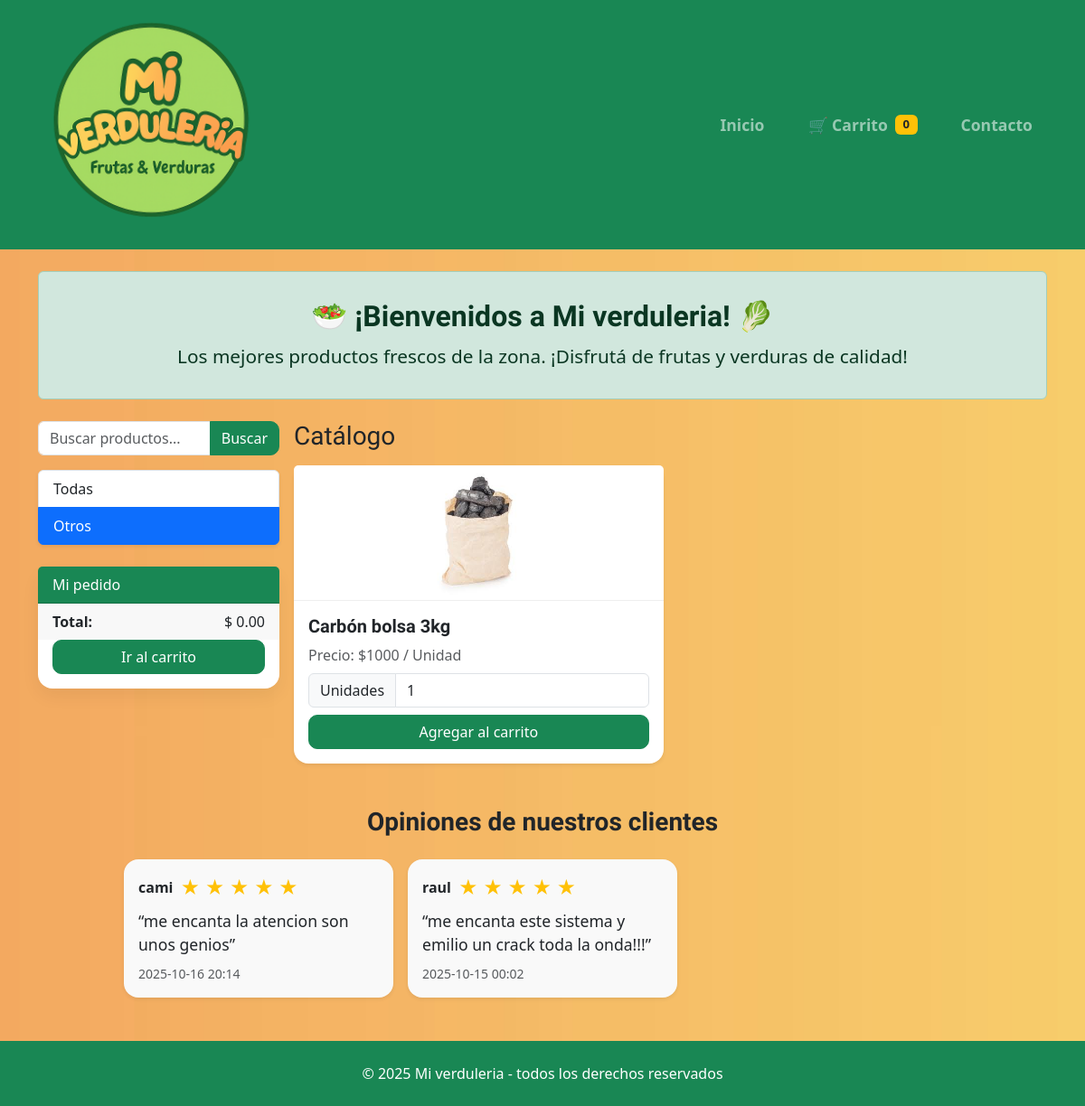
The page /?cat=Otros on the database as committed earlier.
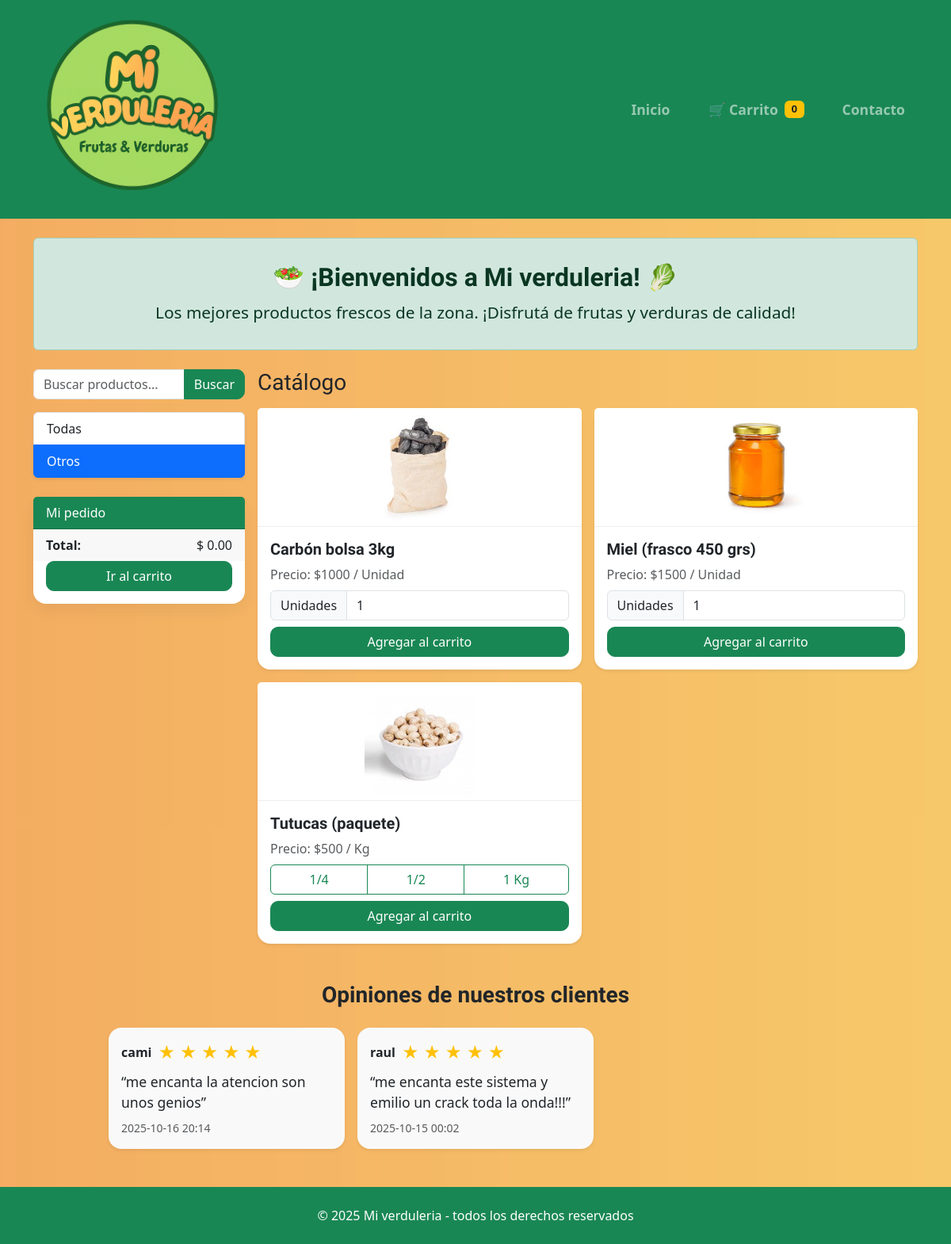
The same page on the database as committed later.
### tables this page shows
CREATE TABLE products(
            id INTEGER PRIMARY KEY AUTOINCREMENT,
            name TEXT NOT NULL,
            category TEXT NOT NULL,
            kind TEXT NOT NULL,         -- 'kg' o 'unit'
            price REAL NOT NULL,        -- $ por Kg o por Unidad
            promo_qty REAL,             -- cantidad promo (ej 2.0 kg o 3.0 uni)
            promo_price REAL,           -- precio promo total
            image TEXT                  -- ruta imagen (static)
        );

CREATE TABLE reviews(
            id INTEGER PRIMARY KEY AUTOINCREMENT,
            name TEXT,
            rating INTEGER,
            comment TEXT,
            created_at TEXT
        );

### app.py (the view)
@app.route("/")
def index():
    q = request.args.get("q", "").strip().lower()
    cat = request.args.get("cat", "").strip()
    if q == "miverduleria":
        return redirect(url_for("login_admin"))
    with db() as con:
        rows = con.execute("SELECT * FROM products").fetchall()
        reseñas = con.execute("SELECT * FROM reviews ORDER BY id DESC LIMIT 5").fetchall()
    productos = [dict(r) for r in rows]
    if q:
        productos = [p for p in productos if q in p["name"].lower()]
    if cat:
        productos = [p for p in productos if p["category"] == cat]
    categories = sorted({p["category"] for p in productos})
    return render_template(
        "index.html",
        products=productos,
        categories=categories,
        q=q,
        cat=cat,
        cart=get_cart(),
        total=cart_total(get_cart()),
        ultimas_reseñas=[dict(r) for r in reseñas]
    )

### app.py (called while the page is built)
def db():
    con = sqlite3.connect(DB_PATH)
    con.row_factory = sqlite3.Row
    return con

def get_cart():
    cart = session.get("cart", [])
    if not isinstance(cart, list):
        cart = []
    return cart

def cart_total(cart):
    return round(sum(calcular_line_total(it) for it in cart), 2)

### templates/index.html (shortened to what this page needs)
{% extends "base.html" %}
{% block content %}
<div class="alert alert-success text-center mb-4" style="font-size: 1.3rem; padding: 30px;">
  <h2 style="margin-bottom: 10px;">🥗 ¡Bienvenidos a Mi verduleria! 🥬</h2>
  <p style="margin: 0;">Los mejores productos frescos de la zona. ¡Disfrutá de frutas y verduras de calidad!</p>
</div>
<div class="row g-3">
  <aside class="col-12 col-lg-3">
    <form class="mb-3" method="get">
      <div class="input-group">
        <input name="q" value="{{ q }}" class="form-control" placeholder="Buscar productos...">
        <button class="btn btn-success">Buscar</button>
      </div>
    </form>
    <div class="list-group shadow-sm">
      <a href="{{ url_for('index') }}" class="list-group-item list-group-item-action {{ '' if cat else 'active' }}">Todas</a>
      {% for c in categories %}
      <a href="{{ url_for('index', cat=c) }}" class="list-group-item list-group-item-action {{ 'active' if cat==c else '' }}">{{ c }}</a>
      {% endfor %}
    </div>
    <div class="card mt-4 d-none d-lg-block">
      <div class="card-header bg-success text-white">Mi pedido</div>
      <div class="card-footer d-flex justify-content-between">
        <strong>Total:</strong> <span id="mini-total">$ {{ '%.2f'|format(total) }}</span>
      </div>
      <div class="p-3 pt-0">
        <a class="btn btn-success w-100" href="{{ url_for('carrito') }}">Ir al carrito</a>
      </div>
    </div>
  </aside>
  <section class="col-12 col-lg-9">
    <h1 class="h3 mb-3">Catálogo</h1>
    <div class="row g-3">
      {% for p in products %}
      <div class="col-12 col-sm-6">
        <div class="card h-100 shadow-sm">
          {% set img = p.image %}
          {% if img %}
            {% if img.startswith('http') %}
              <img src="{{ img }}" class="card-img-top" alt="{{ p.name }}">
            {% else %}
              {% if '/' not in img %}
                <img src="{{ url_for('static', filename='img/' ~ img) }}" class="card-img-top" alt="{{ p.name }}">
              {% elif img.startswith('img/') %}
                <img src="{{ url_for('static', filename=img) }}" class="card-img-top" alt="{{ p.name }}">
              {% elif img.startswith('static/') %}
                <img src="{{ url_for('static', filename=img[7:]) }}" class="card-img-top" alt="{{ p.name }}">
              {% else %}
                <img src="{{ url_for('static', filename=img) }}" class="card-img-top" alt="{{ p.name }}">
              {% endif %}
            {% endif %}
          {% else %}
            <img src="{{ url_for('static', filename='img/placeholder.jpg') }}" class="card-img-top" alt="{{ p.name }}">
          {% endif %}
           <div class="card-body d-flex flex-column">
            <h5 class="card-title">{{ p.name }}</h5>
            <p class="text-muted mb-2">
              {% if p.kind == 'kg' %}Precio: ${{ '%.0f'|format(p.price) }} / Kg
              {% else %}Precio: ${{ '%.0f'|format(p.price) }} / Unidad{% endif %}
            </p>
            {% if p.kind == 'kg' %}
              <div class="btn-group w-100 mb-2" role="group" aria-label="pesos">
                <button class="btn btn-outline-success qty-btn" data-qty="0.25">1/4</button>
                <button class="btn btn-outline-success qty-btn" data-qty="0.5">1/2</button>
                <button class="btn btn-outline-success qty-btn" data-qty="1">1 Kg</button>
              </div>
            {% else %}
              <div class="input-group mb-2">
                <span class="input-group-text">Unidades</span>
                <input type="number" min="1" step="1" value="1" class="form-control picked-units">
              </div>
            {% endif %}
            <button class="btn btn-success mt-auto add-btn"
                    data-name="{{ p.name }}"
                    data-unit="{{ p.kind }}"
                    data-unitprice="{{ p.price }}">
              Agregar al carrito
            </button>
          </div>
        </div>
      </div>
      {% endfor %}
    </div>
  </section>
</div>
<div class="row justify-content-center my-5">
  <div class="col-12 col-lg-10">
    <h3 class="mb-4 text-center">Opiniones de nuestros clientes</h3>
    <div class="row g-3">
      {% for r in ultimas_reseñas %}
      <div class="col-12 col-md-6 col-lg-4">
        <div class="card shadow-sm" style="background:#f9f9f9;">
          <div class="card-body">
            <div class="d-flex align-items-center mb-2">
              <span class="fw-bold me-2">{{ r.name or 'Anónimo' }}</span>
              <span style="color:#ffc107; font-size:1.3em;">
                {% for i in range(1,6) %}
                  {% if i <= r.rating %}
                    &#9733;
                  {% else %}
                    <span style="color:#ccc;">&#9733;</span>
                  {% endif %}
                {% endfor %}
              </span>
            </div>
            <blockquote class="blockquote mb-2" style="font-size:1.1em;">
              “{{ r.comment }}”
            </blockquote>
            <div class="text-muted small">{{ r.created_at }}</div>
          </div>
        </div>
      </div>
      {% else %}
      <div class="col-12 text-center text-muted">Todavía no hay reseñas.</div>
      {% endfor %}
    </div>
  </div>
</div>
{% endblock %}

### templates/base.html (shortened to what this page needs)
<!doctype html>
<html lang="es">
<head>
  <link href="https://cdn.jsdelivr.net/npm/bootstrap@5.3.2/dist/css/bootstrap.min.css" rel="stylesheet">
  <link rel="stylesheet" href="{{ url_for('static', filename='css/styles.css') }}">
</head>
<body class="bg-light">
<nav class="navbar navbar-expand-lg navbar-dark bg-success mb-4">
  <div class="container">
    <a class="navbar-brand d-flex align-items-center" href="{{ url_for('index') }}">
      <img src="{{ url_for('static', filename='img/logo.png') }}"
           alt="Logo Mi verduleria"
           style="height:250px; width:auto; margin-right:16px;">
    </a>
    <div id="nav" class="collapse navbar-collapse">
      <ul class="navbar-nav ms-auto align-items-lg-center gap-3">
        <li class="nav-item">
          <a class="nav-link fw-bold" href="{{ url_for('index') }}" style="font-size: 1.1rem; transition: all 0.3s;">Inicio</a>
        </li>
        <li class="nav-item">
          <a class="nav-link fw-bold d-flex align-items-center gap-2" href="{{ url_for('carrito') }}" style="font-size: 1.1rem; transition: all 0.3s;">
            🛒 Carrito
            <span class="badge bg-warning text-dark" id="mini-count">0</span>
          </a>
        </li>
        <li class="nav-item">
          <a class="nav-link fw-bold" href="{{ url_for('contacto') }}" style="font-size: 1.1rem; transition: all 0.3s;">Contacto</a>
        </li>
      </ul>
    </div>
  </div>
</nav>
<main class="container my-4">
  {% block content %}{% endblock %}
</main>
<footer class="text-center py-4 bg-success text-white">
  © 2025 Mi verduleria - todos los derechos reservados
</footer>
</body>
</html>

### static/css/styles.css (style rules this page uses)
body { background: #fafafa; }
h1, h2, h3, h4, h5, h6 { font-family: 'Averia Libre', cursive; font-weight: 700; }
.navbar-brand img { height: 180px; width: auto; }
.card { border: 0; box-shadow: 0 8px 20px rgba(0, 0, 0, 0.06); border-radius: 16px; }
.card-img-top { width: 100%; height: 150px; object-fit: contain; object-position: center; padding: 5px; background-color: #fff; border-bottom: 1px solid #eee; }
.btn-success { border-radius: 10px; }
.card img { object-fit: contain; height: 150px; }

### templates/base.html (style rules this page uses)
.navbar-nav .nav-link { border-radius: 8px; padding: 8px 16px !important; }

Rows that differ between the two databases and show on the page:
added products: image (picture), name "Miel (frasco 450 grs)", price "1500", shown under "Catálogo"
added products: image (picture), name "Tutucas (paquete)", price "500", kind "1/4", shown under "Catálogo"
